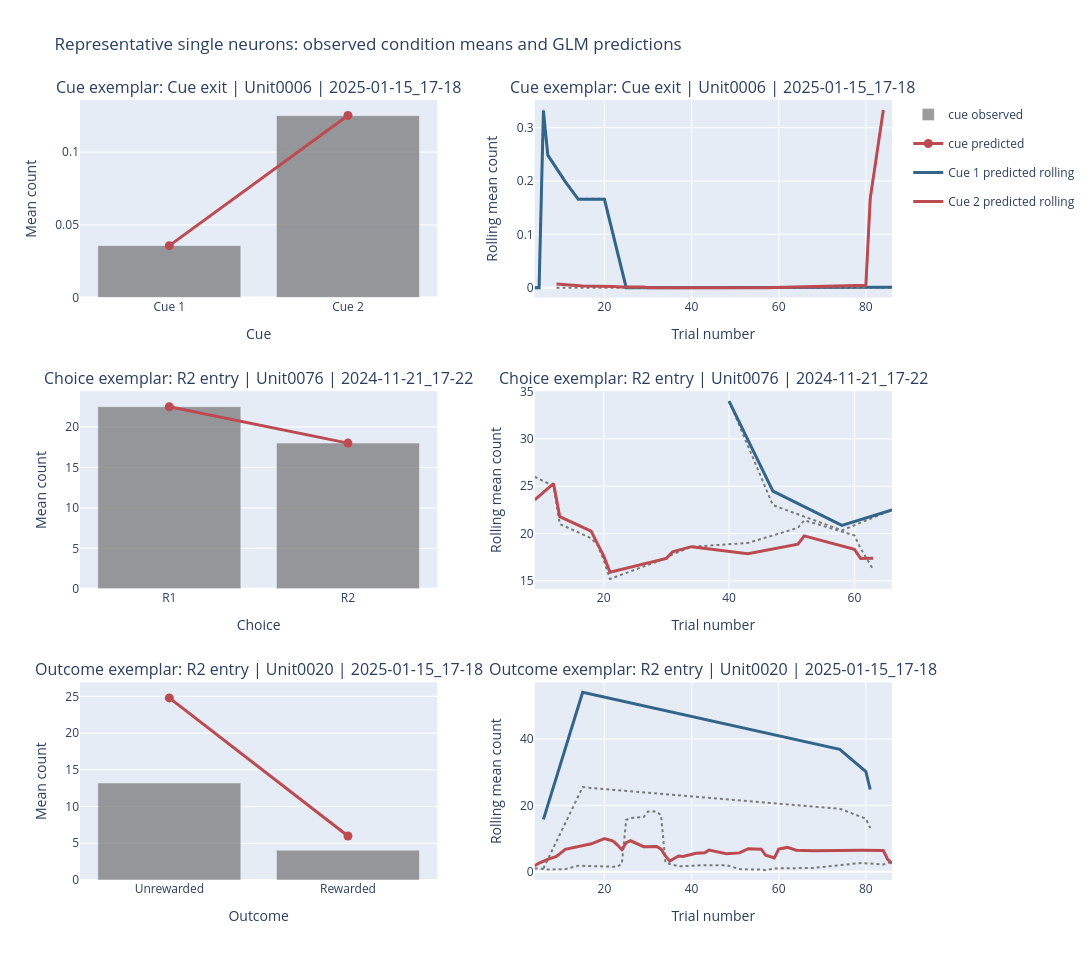

The notebook cell this image was saved under:
### Code cell
def refit_group_with_predictions(group_df: pd.DataFrame, family_name: str):
    predictors = _available_predictors(group_df)
    full_res, full_x, alpha = _fit_glm(group_df, predictors, family_name, ref_df=group_df)
    full_offset = np.log(np.clip(group_df["n_bins_present"].to_numpy(dtype=float), 1.0, None))
    pred = np.clip(full_res.predict(full_x, offset=full_offset), 1e-9, None)
    out = group_df.copy()
    out["predicted_count"] = pred
    return out, full_res, alpha


exemplar_rows = []
for feature_name in PRIMARY_FEATURES:
    sub = feature_results[
        (feature_results["feature"] == feature_name)
        & (feature_results["is_significant"])
    ].copy()
    if sub.empty:
        continue
    sub = sub.sort_values(["delta_fde", "full_fde_cv", "n_trials"], ascending=[False, False, False])
    exemplar_rows.append(sub.iloc[0])

exemplar_df = pd.DataFrame(exemplar_rows)

fig_ex = make_subplots(
    rows=max(len(exemplar_df), 1),
    cols=2,
    subplot_titles=[
        f"{row.feature.title()} exemplar: {row.interval_label} | {row.unit} | {row.session_id}"
        for row in exemplar_df.itertuples(index=False)
        for _ in range(2)
    ] if len(exemplar_df) else ["No significant exemplars found", ""],
    horizontal_spacing=0.12,
    vertical_spacing=0.12,
)

if exemplar_df.empty:
    fig_ex.add_trace(go.Scatter(x=[0], y=[0], mode="text", text=["No significant cue / choice / outcome exemplars found."]), row=1, col=1)
else:
    for row_idx, ex_row in enumerate(exemplar_df.itertuples(index=False), start=1):
        group_df = unit_window_table[
            (unit_window_table["session_id"] == ex_row.session_id)
            & (unit_window_table["unit"] == ex_row.unit)
            & (unit_window_table["interval_name"] == ex_row.interval_name)
        ].copy()
        fitted_df, _, _ = refit_group_with_predictions(group_df, ex_row.family_selected)
        feature_col = FEATURE_SPECS[ex_row.feature]["column"]
        label0 = FEATURE_SPECS[ex_row.feature]["label0"]
        label1 = FEATURE_SPECS[ex_row.feature]["label1"]

        condition_summary = (
            fitted_df.groupby(feature_col, as_index=False)
            .agg(
                observed_mean=("spike_count", "mean"),
                predicted_mean=("predicted_count", "mean"),
            )
            .sort_values(feature_col)
        )
        if len(condition_summary) == 2:
            condition_summary["condition_label"] = [label0, label1]
        else:
            condition_summary["condition_label"] = condition_summary[feature_col].astype(str)

        fig_ex.add_trace(
            go.Bar(
                x=condition_summary["condition_label"],
                y=condition_summary["observed_mean"],
                name=f"{ex_row.feature} observed",
                marker_color="#7A7A7A",
                opacity=0.75,
                legendgroup=f"{ex_row.feature}_obs",
                showlegend=(row_idx == 1),
            ),
            row=row_idx,
            col=1,
        )
        fig_ex.add_trace(
            go.Scatter(
                x=condition_summary["condition_label"],
                y=condition_summary["predicted_mean"],
                mode="lines+markers",
                name=f"{ex_row.feature} predicted",
                line=dict(color="#BC4B51", width=3),
                marker=dict(size=9),
                legendgroup=f"{ex_row.feature}_pred",
                showlegend=(row_idx == 1),
            ),
            row=row_idx,
            col=1,
        )

        roll_window = max(ROLLING_WINDOW_MIN, int(np.ceil(len(fitted_df) / 8)))
        fitted_df = fitted_df.sort_values("trial_number").copy()
        condition_map = {0.0: label0, 1.0: label1}
        for cond_value, cond_label in condition_map.items():
            cond_df = fitted_df[fitted_df[feature_col] == cond_value].copy()
            if cond_df.empty:
                continue
            cond_df["observed_roll"] = cond_df["spike_count"].rolling(roll_window, min_periods=1).mean()
            cond_df["predicted_roll"] = cond_df["predicted_count"].rolling(roll_window, min_periods=1).mean()

            fig_ex.add_trace(
                go.Scatter(
                    x=cond_df["trial_number"],
                    y=cond_df["observed_roll"],
                    mode="lines",
                    line=dict(color="#7A7A7A", dash="dot"),
                    name=f"{cond_label} observed rolling",
                    legendgroup=f"{ex_row.feature}_{cond_label}_obs",
                    showlegend=False,
                ),
                row=row_idx,
                col=2,
            )
            fig_ex.add_trace(
                go.Scatter(
                    x=cond_df["trial_number"],
                    y=cond_df["predicted_roll"],
                    mode="lines",
                    line=dict(color="#33658A" if cond_value == 0 else "#BC4B51", width=3),
                    name=f"{cond_label} predicted rolling",
                    legendgroup=f"{ex_row.feature}_{cond_label}_pred",
                    showlegend=(row_idx == 1),
                ),
                row=row_idx,
                col=2,
            )

        fig_ex.update_yaxes(title_text="Mean count", row=row_idx, col=1)
        fig_ex.update_yaxes(title_text="Rolling mean count", row=row_idx, col=2)
        fig_ex.update_xaxes(title_text=ex_row.feature.title(), row=row_idx, col=1)
        fig_ex.update_xaxes(title_text="Trial number", row=row_idx, col=2)

fig_ex.update_layout(
    title="Representative single neurons: observed condition means and GLM predictions",
    width=1180,
    height=max(420, 320 * max(len(exemplar_df), 1)),
    barmode="group",
)
fig_ex.show()

display(exemplar_df)

### Figure 1 — Plotly figure (JSON) as saved in the notebook; plotly's stock layout.template omitted (floating-point values rounded to 4 significant figures)
{"data": [{"legendgroup": "cue_obs", "marker": {"color": "#7A7A7A"}, "name": "cue observed", "opacity": 0.75, "showlegend": true, "type": "bar", "x": ["Cue 1", "Cue 2"], "xaxis": "x", "y": [0.03571, 0.125], "yaxis": "y"}, {"legendgroup": "cue_pred", "line": {"color": "#BC4B51", "width": 3}, "marker": {"size": 9}, "mode": "lines+markers", "name": "cue predicted", "showlegend": true, "type": "scatter", "x": ["Cue 1", "Cue 2"], "xaxis": "x", "y": [0.03572, 0.1251], "yaxis": "y"}, {"legendgroup": "cue_Cue 1_obs", "line": {"color": "#7A7A7A", "dash": "dot"}, "mode": "lines", "name": "Cue 1 observed rolling", "showlegend": false, "type": "scatter", "x": [4, 5, 6, 7, 11, 14, 17, 20, 25, 26, 34, 36, 37, 41, 43, 44, 51, 53, 56, 59, 60, 62, 64, 68, 74, 79, 85, 86], "xaxis": "x2", "y": [0.0, 0.0, 0.3333, 0.25, 0.2, 0.1667, 0.1667, 0.1667, 0.0, 0.0, 0.0, 0.0, 0.0, 0.0, 0.0, 0.0, 0.0, 0.0, 0.0, 0.0, 0.0, 0.0, 0.0, 0.0, 0.0, 0.0, 0.0, 0.0], "yaxis": "y2"}, {"legendgroup": "cue_Cue 1_pred", "line": {"color": "#33658A", "width": 3}, "mode": "lines", "name": "Cue 1 predicted rolling", "showlegend": true, "type": "scatter", "x": [4, 5, 6, 7, 11, 14, 17, 20, 25, 26, 34, 36, 37, 41, 43, 44, 51, 53, 56, 59, 60, 62, 64, 68, 74, 79, 85, 86], "xaxis": "x2", "y": [1e-09, 1e-09, 0.3313, 0.2485, 0.1988, 0.1657, 0.1657, 0.1657, 1e-09, 1e-09, 1e-09, 1e-09, 1e-09, 1e-09, 1e-09, 1e-09, 1e-09, 1e-09, 1e-09, 1e-09, 1e-09, 1e-09, 1e-09, 6.292e-09, 0.001015, 0.001015, 0.001019, 0.001019], "yaxis": "y2"}, {"legendgroup": "cue_Cue 2_obs", "line": {"color": "#7A7A7A", "dash": "dot"}, "mode": "lines", "name": "Cue 2 observed rolling", "showlegend": false, "type": "scatter", "x": [9, 15, 22, 23, 24, 29, 30, 32, 33, 35, 38, 48, 57, 80, 81, 84], "xaxis": "x2", "y": [0.0, 0.0, 0.0, 0.0, 0.0, 0.0, 0.0, 0.0, 0.0, 0.0, 0.0, 0.0, 0.0, 0.0, 0.1667, 0.3333], "yaxis": "y2"}, {"legendgroup": "cue_Cue 2_pred", "line": {"color": "#BC4B51", "width": 3}, "mode": "lines", "name": "Cue 2 predicted rolling", "showlegend": true, "type": "scatter", "x": [9, 15, 22, 23, 24, 29, 30, 32, 33, 35, 38, 48, 57, 80, 81, 84], "xaxis": "x2", "y": [0.006812, 0.003406, 0.002271, 0.001703, 0.001362, 0.001135, 1e-09, 1e-09, 1e-09, 1e-09, 1e-09, 1e-09, 1e-09, 0.00467, 0.1667, 0.3326], "yaxis": "y2"}, {"legendgroup": "choice_obs", "marker": {"color": "#7A7A7A"}, "name": "choice observed", "opacity": 0.75, "showlegend": false, "type": "bar", "x": ["R1", "R2"], "xaxis": "x3", "y": [22.5, 18.0], "yaxis": "y3"}, {"legendgroup": "choice_pred", "line": {"color": "#BC4B51", "width": 3}, "marker": {"size": 9}, "mode": "lines+markers", "name": "choice predicted", "showlegend": false, "type": "scatter", "x": ["R1", "R2"], "xaxis": "x3", "y": [22.5, 18.0], "yaxis": "y3"}, {"legendgroup": "choice_R1_obs", "line": {"color": "#7A7A7A", "dash": "dot"}, "mode": "lines", "name": "R1 observed rolling", "showlegend": false, "type": "scatter", "x": [40, 47, 58, 66], "xaxis": "x4", "y": [34.0, 23.0, 20.33, 22.5], "yaxis": "y4"}, {"legendgroup": "choice_R1_pred", "line": {"color": "#33658A", "width": 3}, "mode": "lines", "name": "R1 predicted rolling", "showlegend": false, "type": "scatter", "x": [40, 47, 58, 66], "xaxis": "x4", "y": [34.0, 24.48, 20.86, 22.5], "yaxis": "y4"}, {"legendgroup": "choice_R2_obs", "line": {"color": "#7A7A7A", "dash": "dot"}, "mode": "lines", "name": "R2 observed rolling", "showlegend": false, "type": "scatter", "x": [9, 12, 13, 18, 19, 20, 21, 30, 31, 34, 43, 51, 52, 60, 61, 63], "xaxis": "x4", "y": [26.0, 25.0, 21.0, 19.5, 18.8, 17.2, 15.2, 17.4, 17.8, 18.6, 19.0, 20.6, 21.4, 19.8, 18.4, 16.2], "yaxis": "y4"}, {"legendgroup": "choice_R2_pred", "line": {"color": "#BC4B51", "width": 3}, "mode": "lines", "name": "R2 predicted rolling", "showlegend": false, "type": "scatter", "x": [9, 12, 13, 18, 19, 20, 21, 30, 31, 34, 43, 51, 52, 60, 61, 63], "xaxis": "x4", "y": [23.55, 25.28, 21.78, 20.25, 18.93, 17.64, 15.92, 17.37, 18.07, 18.61, 17.87, 18.87, 19.75, 18.32, 17.37, 17.38], "yaxis": "y4"}, {"legendgroup": "outcome_obs", "marker": {"color": "#7A7A7A"}, "name": "outcome observed", "opacity": 0.75, "showlegend": false, "type": "bar", "x": ["Unrewarded", "Rewarded"], "xaxis": "x5", "y": [13.2, 4.051], "yaxis": "y5"}, {"legendgroup": "outcome_pred", "line": {"color": "#BC4B51", "width": 3}, "marker": {"size": 9}, "mode": "lines+markers", "name": "outcome predicted", "showlegend": false, "type": "scatter", "x": ["Unrewarded", "Rewarded"], "xaxis": "x5", "y": [24.78, 5.983], "yaxis": "y5"}, {"legendgroup": "outcome_Unrewarded_obs", "line": {"color": "#7A7A7A", "dash": "dot"}, "mode": "lines", "name": "Unrewarded observed rolling", "showlegend": false, "type": "scatter", "x": [6, 15, 74, 80, 81], "xaxis": "x6", "y": [1.0, 25.5, 19.0, 16.0, 13.2], "yaxis": "y6"}, {"legendgroup": "outcome_Unrewarded_pred", "line": {"color": "#33658A", "width": 3}, "mode": "lines", "name": "Unrewarded predicted rolling", "showlegend": false, "type": "scatter", "x": [6, 15, 74, 80, 81], "xaxis": "x6", "y": [15.79, 54.08, 36.91, 30.17, 24.78], "yaxis": "y6"}, {"legendgroup": "outcome_Rewarded_obs", "line": {"color": "#7A7A7A", "dash": "dot"}, "mode": "lines", "name": "Rewarded observed rolling", "showlegend": false, "type": "scatter", "x": [4, 5, 7, 9, 11, 14, 17, 20, 22, 23, 24, 25, 26, 29, 30, 32, 33, 34, 35, 36, 37, 38, 41, 43, 44, 48, 51, 53, 56, 57, 59, 60, 62, 64, 68, 79, 84, 85, 86], "xaxis": "x6", "y": [1.0, 1.0, 0.6667, 0.75, 0.8, 1.833, 1.667, 1.5, 1.5, 1.5, 2.5, 15.67, 16.17, 16.5, 18.17, 18.17, 17.0, 2.833, 2.333, 2.0, 1.667, 1.667, 2.0, 2.0, 2.0, 2.0, 0.8333, 0.6667, 0.6667, 0.5, 1.0, 1.0, 1.167, 1.167, 1.167, 2.667, 2.167, 2.833, 2.667], "yaxis": "y6"}, {"legendgroup": "outcome_Rewarded_pred", "line": {"color": "#BC4B51", "width": 3}, "mode": "lines", "name": "Rewarded predicted rolling", "showlegend": false, "type": "scatter", "x": [4, 5, 7, 9, 11, 14, 17, 20, 22, 23, 24, 25, 26, 29, 30, 32, 33, 34, 35, 36, 37, 38, 41, 43, 44, 48, 51, 53, 56, 57, 59, 60, 62, 64, 68, 79, 84, 85, 86], "xaxis": "x6", "y": [1.784, 2.628, 3.725, 4.622, 6.743, 7.547, 8.418, 10.0, 9.219, 8.043, 6.655, 8.743, 9.347, 7.566, 7.526, 7.634, 6.829, 4.769, 3.202, 4.076, 4.736, 4.633, 5.591, 5.72, 6.527, 5.454, 5.693, 6.963, 6.796, 4.975, 4.151, 6.826, 7.339, 6.519, 6.366, 6.457, 6.398, 3.773, 2.517], "yaxis": "y6"}], "layout": {"annotations": [{"font": {"size": 16}, "showarrow": false, "text": "Cue exemplar: Cue exit | Unit0006 | 2025-01-15_17-18", "x": 0.22, "xanchor": "center", "xref": "paper", "y": 1, "yanchor": "bottom", "yref": "paper"}, {"font": {"size": 16}, "showarrow": false, "text": "Cue exemplar: Cue exit | Unit0006 | 2025-01-15_17-18", "x": 0.78, "xanchor": "center", "xref": "paper", "y": 1, "yanchor": "bottom", "yref": "paper"}, {"font": {"size": 16}, "showarrow": false, "text": "Choice exemplar: R2 entry | Unit0076 | 2024-11-21_17-22", "x": 0.22, "xanchor": "center", "xref": "paper", "y": 0.6267, "yanchor": "bottom", "yref": "paper"}, {"font": {"size": 16}, "showarrow": false, "text": "Choice exemplar: R2 entry | Unit0076 | 2024-11-21_17-22", "x": 0.78, "xanchor": "center", "xref": "paper", "y": 0.6267, "yanchor": "bottom", "yref": "paper"}, {"font": {"size": 16}, "showarrow": false, "text": "Outcome exemplar: R2 entry | Unit0020 | 2025-01-15_17-18", "x": 0.22, "xanchor": "center", "xref": "paper", "y": 0.2533, "yanchor": "bottom", "yref": "paper"}, {"font": {"size": 16}, "showarrow": false, "text": "Outcome exemplar: R2 entry | Unit0020 | 2025-01-15_17-18", "x": 0.78, "xanchor": "center", "xref": "paper", "y": 0.2533, "yanchor": "bottom", "yref": "paper"}], "barmode": "group", "height": 960, "title": {"text": "Representative single neurons: observed condition means and GLM predictions"}, "width": 1180, "xaxis": {"anchor": "y", "domain": [0, 0.44], "title": {"text": "Cue"}}, "xaxis2": {"anchor": "y2", "domain": [0.56, 1], "title": {"text": "Trial number"}}, "xaxis3": {"anchor": "y3", "domain": [0, 0.44], "title": {"text": "Choice"}}, "xaxis4": {"anchor": "y4", "domain": [0.56, 1], "title": {"text": "Trial number"}}, "xaxis5": {"anchor": "y5", "domain": [0, 0.44], "title": {"text": "Outcome"}}, "xaxis6": {"anchor": "y6", "domain": [0.56, 1], "title": {"text": "Trial number"}}, "yaxis": {"anchor": "x", "domain": [0.7467, 1], "title": {"text": "Mean count"}}, "yaxis2": {"anchor": "x2", "domain": [0.7467, 1], "title": {"text": "Rolling mean count"}}, "yaxis3": {"anchor": "x3", "domain": [0.3733, 0.6267], "title": {"text": "Mean count"}}, "yaxis4": {"anchor": "x4", "domain": [0.3733, 0.6267], "title": {"text": "Rolling mean count"}}, "yaxis5": {"anchor": "x5", "domain": [0, 0.2533], "title": {"text": "Mean count"}}, "yaxis6": {"anchor": "x6", "domain": [0, 0.2533], "title": {"text": "Rolling mean count"}}}}
